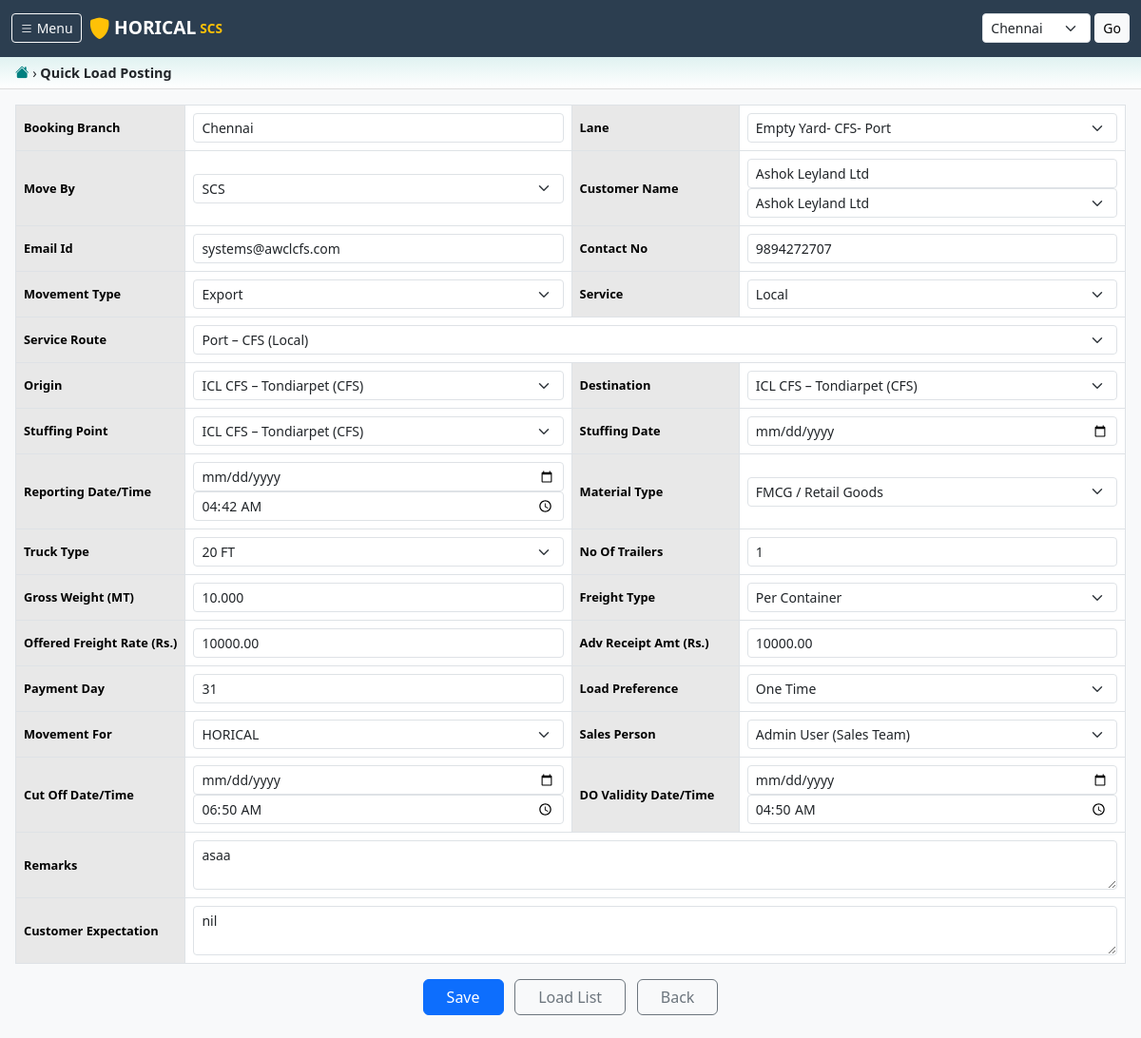
Screenshot of /jobs/quick-load-posting/1/edit/ (signed in) with the database file from the repository.
### masters/models.py (models this page shows, shortened)
class Branch(models.Model):
    code = models.CharField(max_length=20, unique=True)
    name = models.CharField(max_length=100)
    display_name = models.CharField(max_length=150)
    address = models.TextField(blank=True)
    is_active = models.BooleanField(default=True)
    class Meta:
        ordering = ['display_name']
        verbose_name_plural = 'branches'

class Customer(models.Model):
    name = models.CharField(max_length=255)
    email = models.EmailField(blank=True)
    contact_no = models.CharField(max_length=15, blank=True)
    address = models.TextField(blank=True)
    gst_number = models.CharField(max_length=20, blank=True)
    is_active = models.BooleanField(default=True)
    class Meta:
        ordering = ['name']
    def __str__(self):
        return self.name

### jobs/models.py (models this page shows, shortened)
class JobOrder(models.Model):
    class Status(models.TextChoices):
        DRAFT = 'DRAFT', 'Draft'
        POSTED = 'POSTED', 'Posted'
        PLANNED = 'PLANNED', 'Planned'
        PLACED = 'PLACED', 'Placed'
        IN_PROGRESS = 'IN_PROGRESS', 'In Progress'
        COMPLETED = 'COMPLETED', 'Completed'
        POD_PENDING = 'POD_PENDING', 'POD Pending'
        BILLED = 'BILLED', 'Billed'
        CANCELLED = 'CANCELLED', 'Cancelled'
    class MovementType(models.TextChoices):
        EXPORT = 'EXPORT', 'Export'
        IMPORT = 'IMPORT', 'Import'
        EMPTY = 'EMPTY', 'Empty'
        LOCAL = 'LOCAL', 'Local'
    class MovementFor(models.TextChoices):
        CALYX = 'CALYX', 'HORICAL'
        OTHER = 'OTHER', 'Other'
    class MoveBy(models.TextChoices):
        ON_WHEEL = 'ON_WHEEL', 'SCS'
        LCL = 'LCL', 'CFS'
    class ServiceType(models.TextChoices):
        LOCAL = 'LOCAL', 'Local'
        EXIM = 'EXIM', 'EXIM'
        LONG_HAUL = 'LONG_HAUL', 'Long Haul'
    class LoadPreference(models.TextChoices):
        ONE_TIME = 'ONE_TIME', 'One Time'
        REGULAR = 'REGULAR', 'Regular'
    MOVEMENT_PREFIX_MAP = {
        'EXPORT': 'EXP',
        'IMPORT': 'IMP',
        'EMPTY': 'MTY',
        'LOCAL': 'LOC',
    }
    job_order_no = models.CharField(max_length=30, unique=True, editable=False)
    branch = models.ForeignKey(
        'masters.Branch', on_delete=models.PROTECT, related_name='job_orders'
    )
    status = models.CharField(
        max_length=20, choices=Status.choices, default=Status.DRAFT
    )
    job_date = models.DateTimeField(auto_now_add=True)
    customer = models.ForeignKey(
        'masters.Customer', on_delete=models.PROTECT, related_name='job_orders'
    )
    customer_email = models.CharField(max_length=200, blank=True)
    customer_contact_no = models.CharField(max_length=20, blank=True)
    customer_client = models.CharField(max_length=200, blank=True)
    customer_job_no = models.CharField(max_length=50, blank=True)
    movement_type = models.CharField(
        max_length=10, choices=MovementType.choices, default=MovementType.EXPORT
    )
    movement_for = models.CharField(
        max_length=10, choices=MovementFor.choices, default=MovementFor.CALYX
    )
    move_by = models.CharField(
        max_length=10, choices=MoveBy.choices, default=MoveBy.ON_WHEEL
    )
    service_type = models.CharField(
        max_length=15, choices=ServiceType.choices, default=ServiceType.LOCAL
    )
    service_route = models.ForeignKey(
        'masters.ServiceRoute', on_delete=models.SET_NULL,
        null=True, blank=True, related_name='job_orders'
    )
    lane = models.ForeignKey(
        'masters.Lane', on_delete=models.SET_NULL,
        null=True, blank=True, related_name='job_orders'
    )
    origin = models.ForeignKey(
        'masters.Location', on_delete=models.SET_NULL,
        null=True, blank=True, related_name='job_orders_origin'
    )
    destination = models.ForeignKey(
        'masters.Location', on_delete=models.SET_NULL,
        null=True, blank=True, related_name='job_orders_destination'
    )
    stuffing_point = models.ForeignKey(
        'masters.Location', on_delete=models.SET_NULL,
        null=True, blank=True, related_name='job_orders_stuffing'
    )
    stuffing_date = models.DateField(null=True, blank=True)
    material_type = models.ForeignKey(
        'masters.MaterialType', on_delete=models.SET_NULL,
        null=True, blank=True, related_name='job_orders'
    )
    truck_type = models.ForeignKey(
        'masters.TruckType', on_delete=models.SET_NULL,
        null=True, blank=True, related_name='job_orders'
    )
    no_of_trailers = models.PositiveIntegerField(default=1)
    gross_weight_mt = models.DecimalField(
        max_digits=10, decimal_places=3, null=True, blank=True
    )
    freight_type = models.ForeignKey(
        'masters.FreightType', on_delete=models.SET_NULL,
        null=True, blank=True, related_name='job_orders'
    )
    offered_freight_rate = models.DecimalField(
        max_digits=12, decimal_places=2, default=0
    )
    adv_receipt_amount = models.DecimalField(
        max_digits=12, decimal_places=2, default=0
    )
    payment_day = models.PositiveIntegerField(default=0)
    load_preference = models.CharField(
        max_length=10, choices=LoadPreference.choices, default=LoadPreference.ONE_TIME
    )
    reporting_datetime = models.DateTimeField(null=True, blank=True)
    cut_off_datetime = models.DateTimeField(null=True, blank=True)
    do_validity_datetime = models.DateTimeField(null=True, blank=True)
    sales_person = models.ForeignKey(
        settings.AUTH_USER_MODEL, on_delete=models.SET_NULL,
        null=True, blank=True, related_name='sales_job_orders'
    )
    posted_by = models.ForeignKey(
        settings.AUTH_USER_MODEL, on_delete=models.SET_NULL,
        null=True, blank=True, related_name='posted_job_orders'
    )
    remarks = models.TextField(blank=True)
    customer_expectation = models.TextField(blank=True)
    cn_number = models.CharField(max_length=50, blank=True)
    created_at = models.DateTimeField(auto_now_add=True)
    updated_at = models.DateTimeField(auto_now=True)
    class Meta:
        ordering = ['-job_date']
        verbose_name = 'Job Order'
        verbose_name_plural = 'Job Orders'

### jobs/views.py (the view)
# urls.py: path('quick-load-posting/', views.quick_load_posting, name='quick_load_posting'),
@login_required
def quick_load_posting(request, pk=None):
    branch = request.current_branch
    instance = None
    if pk:
        instance = get_object_or_404(JobOrder, pk=pk, branch=branch)
    if request.method == 'POST':
        form = QuickLoadPostingForm(request.POST, instance=instance)
        if form.is_valid():
            job = form.save(commit=False)
            job.branch = branch
            if not pk:
                job.posted_by = request.user
                job.status = JobOrder.Status.POSTED
            job.save()
            messages.success(request, f'Job Order {job.job_order_no} saved successfully.')
            return redirect('jobs:dashboard')
    else:
        form = QuickLoadPostingForm(instance=instance)
    context = {
        'form': form,
        'editing': pk is not None,
        'job': instance,
    }
    return render(request, 'jobs/quick_load_posting.html', context)

### accounts/context_processors.py (called while the page is built)
def branch_context(request):
    context = {
        'current_branch': getattr(request, 'current_branch', None),
        'user_branches': Branch.objects.none(),
    }
    if hasattr(request, 'user') and request.user.is_authenticated:
        if request.user.is_superuser:
            context['user_branches'] = Branch.objects.filter(is_active=True)
        else:
            context['user_branches'] = request.user.branches.filter(is_active=True)
    return context

### accounts/models.py (called while the page is built)
    def __str__(self):
        return f"{self.get_full_name() or self.username} ({self.get_role_display()})"

### jobs/forms.py (called while the page is built)
    def decompress(self, value):
        if value:
            if isinstance(value, str):
                value = timezone.datetime.fromisoformat(value)
            return [value.date(), value.strftime('%H:%M')]
        return [None, None]

### masters/models.py (called while the page is built)
    def __str__(self):
        return f"{self.name} ({self.get_location_type_display()})"

    def __str__(self):
        return self.name

    def __str__(self):
        return self.name

    def __str__(self):
        return self.name

    def __str__(self):
        return self.name

    def __str__(self):
        return self.name

### jobs/templates/jobs/quick_load_posting.html (shortened to what this page needs)
{% extends "base.html" %}
{% block breadcrumb %}
<div class="breadcrumb-area">
    <a href="/"><i class="bi bi-house-fill"></i></a> &rsaquo;
    <strong>Quick Load Posting</strong>
</div>
{% endblock %}
{% block content %}
<div class="mt-2">
<form method="post" novalidate>
<table class="table table-bordered table-horical">
    <tr>
        <th style="width:160px">Booking Branch</th>
        <td><input type="text" class="form-control form-control-sm" value="{{ current_branch.display_name|default:'-' }}" readonly></td>
        <th>Lane</th>
        <td>{{ form.lane }}</td>
    </tr>
    <tr>
        <th>Move By</th>
        <td>{{ form.move_by }}</td>
        <th>Customer Name</th>
        <td>
            <input type="text" id="id_customer_search" class="form-control form-control-sm"
                   placeholder="Type to search..." autocomplete="off"
                   value="{% if form.instance.customer %}{{ form.instance.customer.name }}{% endif %}">
            {{ form.customer }}
        </td>
    </tr>
    <tr>
        <th>Email Id</th>
        <td>{{ form.customer_email }}</td>
        <th>Contact No</th>
        <td>{{ form.customer_contact_no }}</td>
    </tr>
    <tr>
        <th>Movement Type</th>
        <td>{{ form.movement_type }}</td>
        <th>Service</th>
        <td>{{ form.service_type }}</td>
    </tr>
    <tr>
        <th>Service Route</th>
        <td colspan="3">{{ form.service_route }}</td>
    </tr>
    <tr>
        <th>Origin</th>
        <td>{{ form.origin }}</td>
        <th>Destination</th>
        <td>{{ form.destination }}</td>
    </tr>
    <tr>
        <th>Stuffing Point</th>
        <td>{{ form.stuffing_point }}</td>
        <th>Stuffing Date</th>
        <td>{{ form.stuffing_date }}</td>
    </tr>
    <tr>
        <th>Reporting Date/Time</th>
        <td>{{ form.reporting_datetime }}</td>
        <th>Material Type</th>
        <td>{{ form.material_type }}</td>
    </tr>
    <tr>
        <th>Truck Type</th>
        <td>{{ form.truck_type }}</td>
        <th>No Of Trailers</th>
        <td>{{ form.no_of_trailers }}</td>
    </tr>
    <tr>
        <th>Gross Weight (MT)</th>
        <td>{{ form.gross_weight_mt }}</td>
        <th>Freight Type</th>
        <td>{{ form.freight_type }}</td>
    </tr>
    <tr>
        <th>Offered Freight Rate (Rs.)</th>
        <td>{{ form.offered_freight_rate }}</td>
        <th>Adv Receipt Amt (Rs.)</th>
        <td>{{ form.adv_receipt_amount }}</td>
    </tr>
    <tr>
        <th>Payment Day</th>
        <td>{{ form.payment_day }}</td>
        <th>Load Preference</th>
        <td>{{ form.load_preference }}</td>
    </tr>
    <tr>
        <th>Movement For</th>
        <td>{{ form.movement_for }}</td>
        <th>Sales Person</th>
        <td>{{ form.sales_person }}</td>
    </tr>
    <tr>
        <th>Cut Off Date/Time</th>
        <td>{{ form.cut_off_datetime }}</td>
        <th>DO Validity Date/Time</th>
        <td>{{ form.do_validity_datetime }}</td>
    </tr>
    <tr>
        <th>Remarks</th>
        <td colspan="3">{{ form.remarks }}</td>
    </tr>
    <tr>
        <th>Customer Expectation</th>
        <td colspan="3">{{ form.customer_expectation }}</td>
    </tr>
</table>
<div class="text-center my-3">
    <button type="submit" class="btn btn-primary px-4 me-2">Save</button>
    <a href="{% url 'jobs:load_list' %}" class="btn btn-outline-secondary px-4 me-2">Load List</a>
    <a href="/" class="btn btn-outline-secondary px-4">Back</a>
</div>
</form>
</div>
{% endblock %}

### static/css/custom.css (style rules this page uses)
:root { --horical-header-bg: #2c3e50; --horical-teal: #008080; --horical-light-teal: #e0f2f1; --horical-tab-active: #4fc3f7; --horical-tab-bg: #e3f2fd; --horical-btn-outline: #607d8b; --horical-red: #c62828; --horical-green: #2e7d32; }
body { font-family: Tahoma, 'Segoe UI', sans-serif; font-size: 0.875rem; background-color: #f8f9fa; }
.breadcrumb-area { background: linear-gradient(to bottom, var(--horical-light-teal), #ffffff); padding: 6px 16px; border-bottom: 1px solid #ddd; font-size: 0.9rem; }
.breadcrumb-area i { color: var(--horical-teal); }
.table-horical { font-size: 0.8rem; }
.table-horical th { background-color: #e8e8e8; font-weight: 600; white-space: nowrap; vertical-align: middle; }
.table-horical td { vertical-align: middle; }

### rows the page displays
Branch: display_name "Chennai"
JobOrder: lane "Empty Yard- CFS- Port", move_by "SCS", instance.customer.name "Ashok Leyland Ltd", customer "Ashok Leyland Ltd", customer_email "systems@awclcfs.com", customer_contact_no "9894272707", movement_type "Export", service_type "Local", service_route "Port – CFS (Local)", origin "ICL CFS – Tondiarpet (CFS)", destination "ICL CFS – Tondiarpet (CFS)", stuffing_point "ICL CFS – Tondiarpet (CFS)", material_type "FMCG / Retail Goods", truck_type "20 FT", no_of_trailers "1", gross_weight_mt "10.000", freight_type "Per Container", offered_freight_rate "10000.00", adv_receipt_amount "10000.00", payment_day "31", load_preference "One Time", movement_for "HORICAL", sales_person "Admin User (Sales Team)", remarks "asaa", customer_expectation "nil"

### other values shown
form field branch_id "Chennai"
